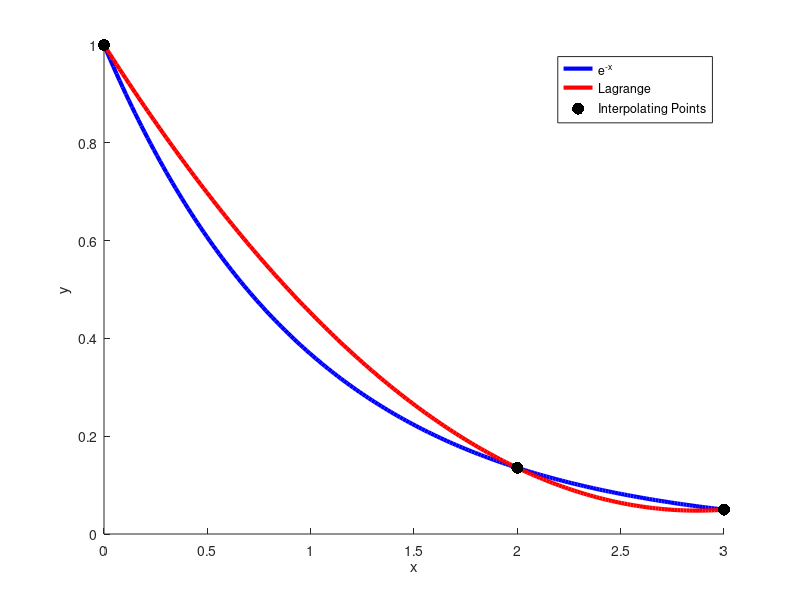

Write the MATLAB code that produced this figure.
function p2

clear all;
close all;
hold on;

% Constants used for testing.
h = 1.0;
x0 = 2.0;

% Example function to test our interpolation method.
f = @(x) e .^ (-x);
_x = linspace(0, 3, 200);

% List of our interpolation points.
x = [x0 - 2*h, x0, x0 + h];

% Plot our actual curve, and the points we are interpolating around.
plot(_x, f(_x), 'b', 'DisplayName', 'e^{-x}', 'LineWidth', 3);

% Next define the components of our interpolating function.
F0 = f(x0 - 2*h);
F1 = f(x0);
F2 = f(x0 + h);

L0 = @(x) (x - x0) .* (x - x0 - h) .* (1 / (6 * (h .^ 2)));
L1 = @(x) (x - x0 + 2 * h) .* (x - x0 - h) .* (1 / (-2 * (h .^ 2)));
L2 = @(x) (x - x0 + 2 * h) .* (x - x0) .* (1 / (3 * (h .^ 2)));

% Here is the actual interpolating polynomial.
P = @(x) F0 * L0(x) + F1 * L1(x) + F2 * L2(x);
plot(_x, P(_x), 'r', 'DisplayName', 'Lagrange', 'LineWidth', 3);
scatter(x, f(x), 75, 'k', 'filled', 'DisplayName', 'Interpolating Points');

% Compute the integral for P(x).
intL0 = @(t) (-h/2.0) .* (t .^ 2) + (h .* x0 .* t) + (1/3) .* (t .^ 3)  - (x0 .* (t .^ 2)) + ((x0 .^ 2) .* t);
intL1 = @(t) (-2 * (h .^ 2) .* t) + (h/2) .* (t .^ 2) - (h * x0) .* t + (1/3) .* (t .^ 3) - (x0 .* (t .^ 2)) + (x0 .^ 2) .* t;
intL2 = @(t) h .* (t .^ 2) - (2 * h * x0) .* t + (1/3) .* (t .^ 3) - x0 .* (t .^ 2) + (x0 .^ 2) .* t;

% Evaluate the above integrals over the bound (a, b).
a = x0 - 2 * h;
b = x0 + h;

evalL0 = intL0(b) - intL0(a);
evalL1 = intL1(b) - intL1(a);
evalL2 = intL2(b) - intL2(a);

% Calculate the partial sums that can be summed to estimate our integral.
k0 = (1 / ( 6 * (h ^ 2))) * f(x0 - 2 * h) * evalL0;
k1 = (1 / (-2 * (h ^ 2))) * f(x0) * evalL1;
k2 = (1 / ( 3 * (h ^ 2))) * f(x0 + h) * evalL2;

quad(f, 0, 3) % Actual
int = k0 + k1 + k2 % Our int(P(x))
quad(P, 0, 3) % Matlab int(P(x))

legend('show');
xlabel('x');
ylabel('y');

end
